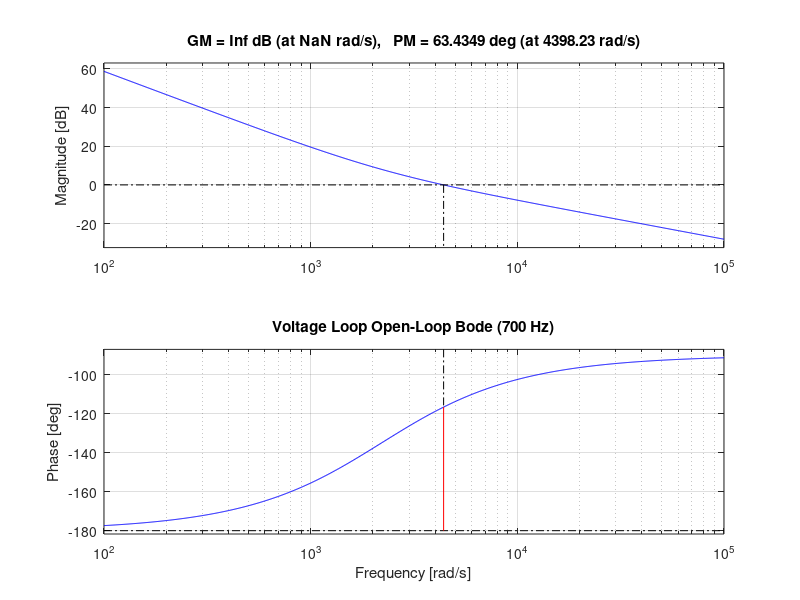
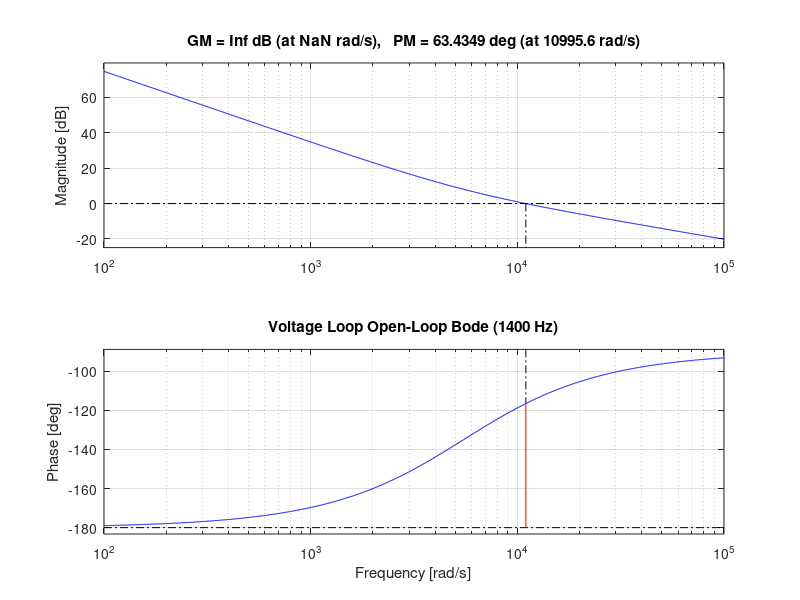

Here is the MATLAB script that generated these plots, in order:
clc; clear; close all;

%% Parameters
C = 40e-6;
s = tf('s');

% Plant (sign absorbed in feedback)
Gvi = -1/(C*s);

PM_des = 60;   % desired phase margin

%% -------- Design 1: fc = 700 Hz --------
fc1 = 700;
wc1 = 2*pi*fc1;

% PI zero for 60 deg PM
wi1 = wc1*0.5;

% Gains
Kp1 =  2*C*wc1 / sqrt(1 + (wc1/wi1)^2);
Ki1 =  Kp1 * wi1;

Cv1 = -Kp1 * (1 + wi1/s);
L1  = Cv1 * Gvi;

[~, PM1, ~, Wcp1] = margin(L1);

fprintf('--- Voltage loop @ 700 Hz ---\n');
fprintf('Kp = %.4f\n', Kp1);
fprintf('Ki = %.4f\n', Ki1);
fprintf('PM = %.2f deg\n', PM1);
fprintf('Crossover = %.1f Hz\n\n', Wcp1/(2*pi));

figure;
margin(L1);
title('Voltage Loop Open-Loop Bode (700 Hz)');
grid on;

%% -------- Design 2: fc = 1750 Hz --------
fc2 = 7000/4;
wc2 = 2*pi*fc2;

wi2 = wc2*0.5;

Kp2 = 2*C*wc2 / sqrt(1 + (wc2/wi2)^2);
Ki2 = Kp2 * wi2;

Cv2 = -Kp2 * (1 + wi2/s);
L2  = Cv2 * Gvi;

[~, PM2, ~, Wcp2] = margin(L2);

fprintf('--- Voltage loop @ 1750 Hz ---\n');
fprintf('Kp = %.4f\n', Kp2);
fprintf('Ki = %.4f\n', Ki2);
fprintf('PM = %.2f deg\n', PM2);
fprintf('Crossover = %.1f Hz\n\n', Wcp2/(2*pi));

figure;
margin(L2);
title('Voltage Loop Open-Loop Bode (1400 Hz)');
grid on;
